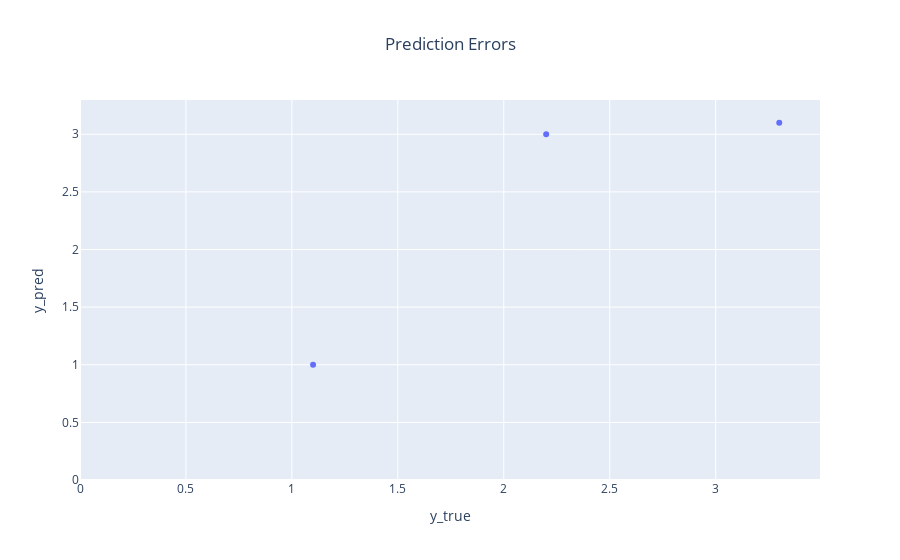

Write notebook code for a chart like this one.
### Code cell
fig = tracking_df.plot.scatter("y_true", "y_pred", title='Prediction Errors')
fig.update_layout(title_x=0.5)
fig.update_yaxes(rangemode="tozero")
fig.update_xaxes(rangemode="tozero")
fig.show();

### Figure 1 — Plotly figure (JSON) as saved in the notebook; plotly's stock layout.template omitted (floating-point values rounded to 4 significant figures)
{"data": [{"hovertemplate": "y_true=%{x}<br>y_pred=%{y}<extra></extra>", "legendgroup": "", "marker": {"color": "#636efa", "symbol": "circle"}, "mode": "markers", "name": "", "orientation": "v", "showlegend": false, "type": "scatter", "x": [1.1, 2.2, 3.3], "xaxis": "x", "y": [1, 3, 3.1], "yaxis": "y"}], "layout": {"autosize": true, "legend": {"tracegroupgap": 0}, "title": {"text": "Prediction Errors", "x": 0.5}, "xaxis": {"anchor": "y", "autorange": true, "domain": [0, 1], "range": [0, 3.495], "rangemode": "tozero", "title": {"text": "y_true"}, "type": "linear"}, "yaxis": {"anchor": "x", "autorange": true, "domain": [0, 1], "range": [0, 3.312], "rangemode": "tozero", "title": {"text": "y_pred"}, "type": "linear"}}}
